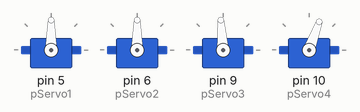
Simulated run of this sketch. Board: Arduino Uno, built with avr-gcc and run on an emulated ATmega328P. Parts: 4 × servo.

Above: at 1.05 s.
At 2.35 s:
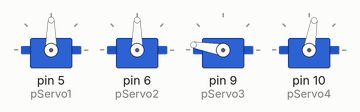
At 3.65 s:
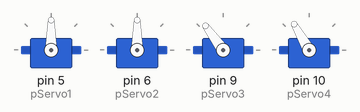
At 6.25 s:
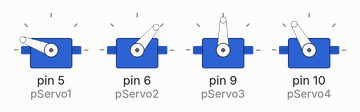
At 8.85 s:
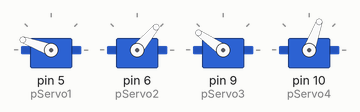
At 11.45 s:
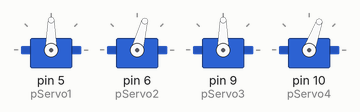
Timing chart, 0 to 15.6 s (numbered marks = the images above):
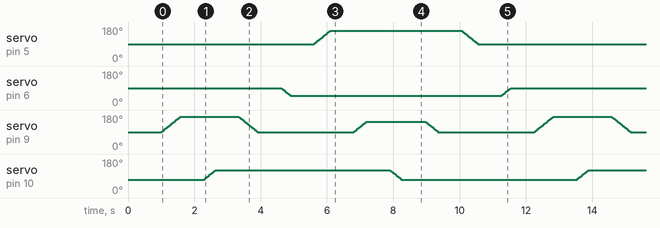

The sketch:

brazo_v1.ino
```cpp
//INCLUIR LIBRERIA DE SERVOMOTOR
#include<Servo.h>

//DEFINICION DE VALORES DEL SERVO 1
int pMin1 = 350;
int pMax1 = 2200;
int pServo1 = 5;

//DEFINICION DE VALORES DEL SERVO 2
int pMin2 = 500;
int pMax2 = 2500;
int pServo2 = 6;

//DEFINICION DE VALORES DEL SERVO 3
int pMin3 = 500;
int pMax3 = 2500;
int pServo3 = 9;

//DEFINICION DE VALORES DEL SERVO 4
int pMin4 = 400;
int pMax4 = 2400;
int pServo4 = 10;

/*valores predeterminados para un microservo sg90
pulso minimo: 500
pulso maximo: 2400
*/

Servo s1,s2,s3,s4;

int t=700;
int s=7;
void setup() {
  //velocidad de la placa
  Serial.begin(9600);

  //definiciones de servomotores
  s1.attach(pServo1,pMin1,pMax1); //DEFINICION DE SERVO 1
  s2.attach(pServo2,pMin2,pMax2); //DEFINICION DE SERVO 2
  s3.attach(pServo3,pMin3,pMax3); //DEFINICION DE SERVO 3
  s4.attach(pServo4,pMin4,pMax4); //DEFINICION DE SERVO 4

  s1.write(90);
  s2.write(90);
  s3.write(90);
  s4.write(70);
  delay(1000);

}

void loop() {

  for(int i=90; i<=170; i++){ s3.write(i); delay(s);} delay(t);
  for(int i=70; i<=120; i++){ s4.write(i); delay(s);} delay(t);
  for(int i=170; i>=90; i--){ s3.write(i); delay(s);} delay(t);

  for(int i=90; i>=50; i--){ s2.write(i); delay(s);} delay(t);
  for(int i=90; i<=160; i++){ s1.write(i); delay(s);}delay(t);
  for(int i=90; i<=145; i++){ s3.write(i); delay(s);}delay(t);

  for(int i=120; i>=70; i--){ s4.write(i); delay(s);}delay(t);
  for(int i=145; i>=90; i--){ s3.write(i); delay(s);}delay(t);
  for(int i=160; i>=90; i--){ s1.write(i); delay(s);}delay(t);
  for(int i=50; i<=90; i++){ s2.write(i); delay(s);} delay(t);


  }
```
